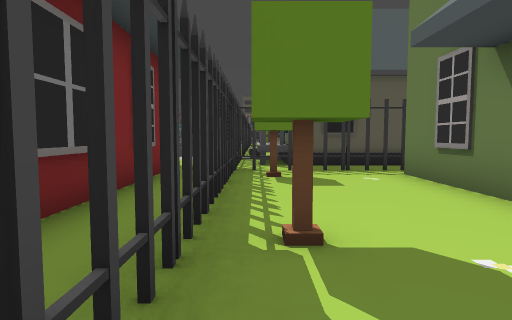
view 1 (above)

16 first-person views from a walk through a 3-D level made in the Unity game engine. The camera is 1.5 m above the floor, tilts 4° down and sees 75° across. The floor is counted in squares, 2 m on a side. Each view is taken from the middle of a square. On the plan, view 1 faces up. The plan holds only what a view shows up to about 11 squares ahead; the rest is blank. The place goes on beyond the plan.

view 2
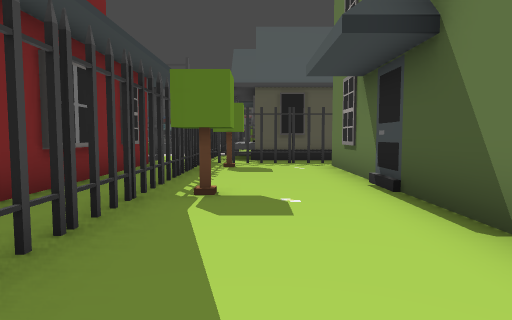

view 3
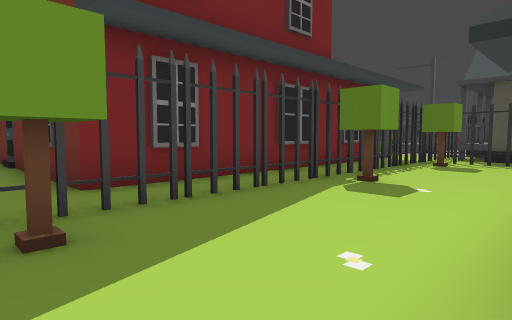

view 4
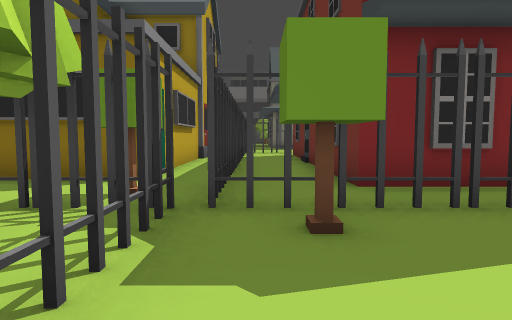

view 5
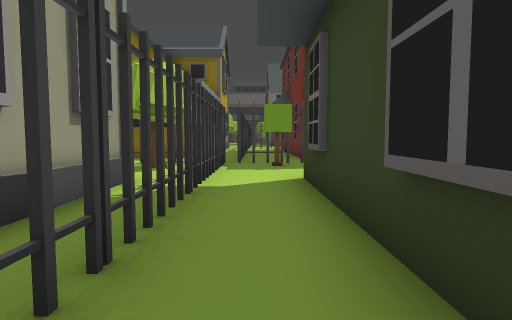

view 6
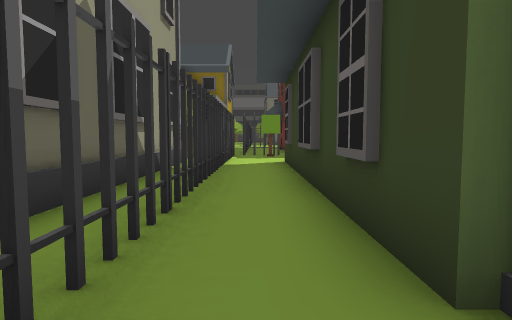

view 7
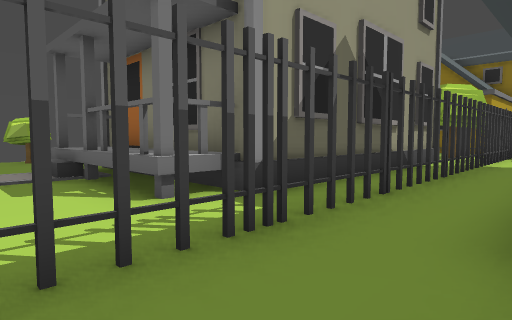

view 8
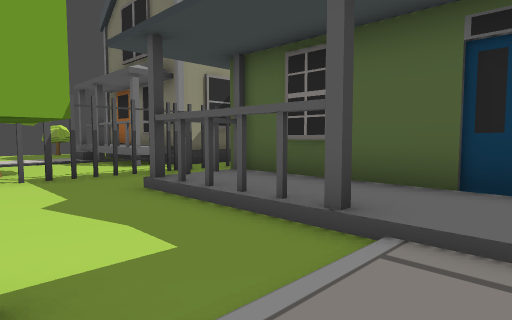

view 9
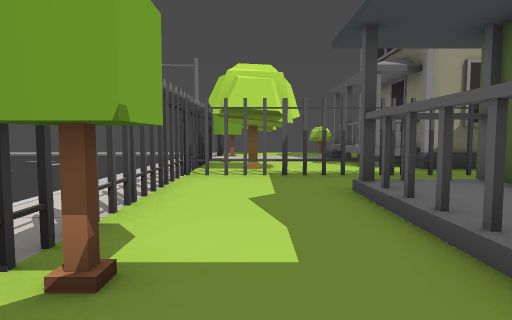

view 10
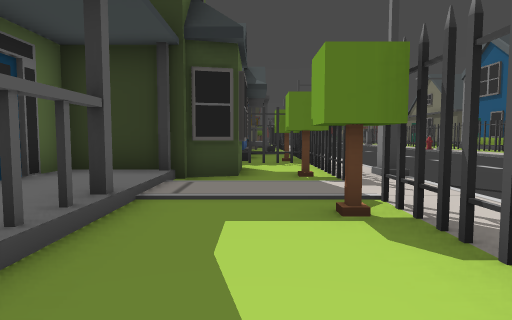

view 11
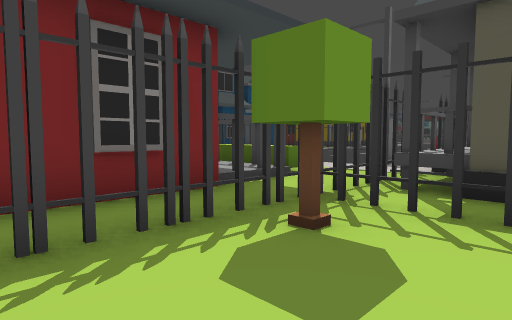

view 12
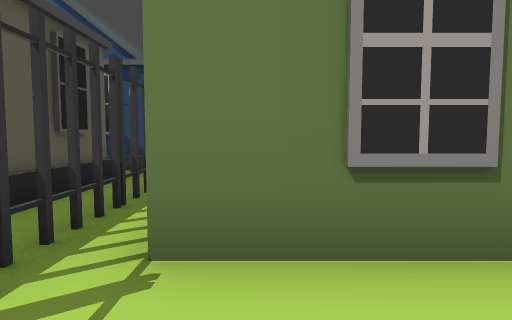

view 13
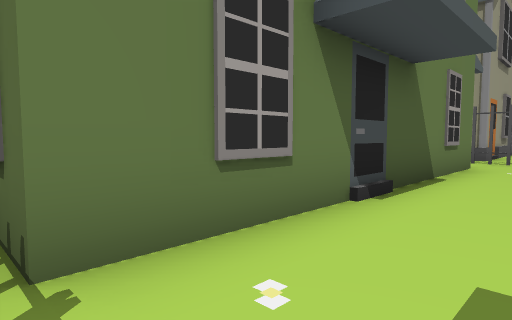

view 14
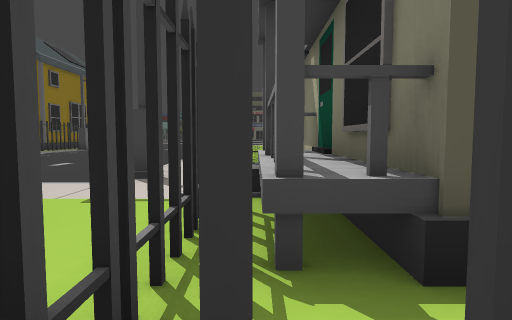

view 15
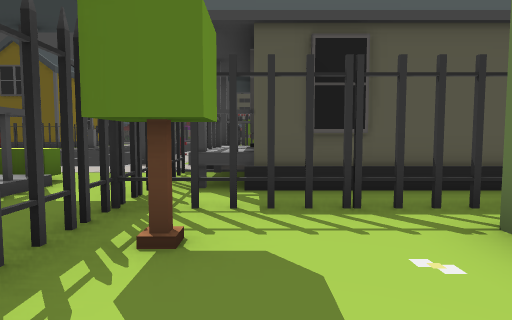

view 16
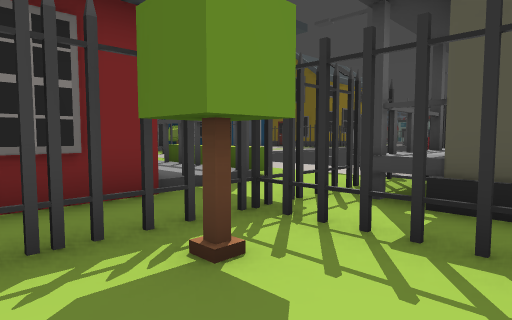

### Floor plan
Key: @ floor where view 1 was taken; # wall or solid block; x gap in a wall; . main floor; : floor 0.25 m higher than the main floor; - floor 0.25 m lower than the main floor; / step, stairs or slope; = window, fence, low wall or low ledge; ^ raised ledge; T tree; O other object.
Columns run from 6 left of view 1 to 16 right of it. Each row starts with its distance up from view 1.
 17 --
 16 --
 15  --   #
 14  ---..##
 13   --#.##
 12   ....^#
 11    ...##
 10  OOO..##
  9  ####.#########
  8   ::###.......
  7     ##......
  6     ##T..##
  5      #...#          ###
  4      #...#       ####.T
  3      #...#       #::...
  2      #T..#       #::..#
  1      #...#       #:#..T
  0      #@..#       #:x..#
 -1      #...#       #:x..#
 -2      #T..#########x#..#
 -3     ##................#
 -4    #################x##
 -5    #.T.T..#######....T#
 -6    #.#....#     ###...#
 -7    #.            #=...#
 -8    #             ##...T
 -9                  #/..
-10                  ##..
-11                   ..
-12                   ..
-13                   T
-14                   T

Positions as (right, up) in squares from view 1, and headings:
1: (0, 0), facing up
2: (1, -2), facing up
3: (3, -3), facing up-left
4: (3, -3), facing left
5: (9, -3), facing left
6: (13, -3), facing left
7: (14, -2), facing down-left
8: (16, 3), facing down-left
9: (15, 3), facing down
10: (15, -2), facing up
11: (2, 4), facing up-left
12: (1, 6), facing right
13: (1, 7), facing down-right
14: (0, 7), facing up
15: (1, 4), facing up
16: (2, 5), facing up-left
